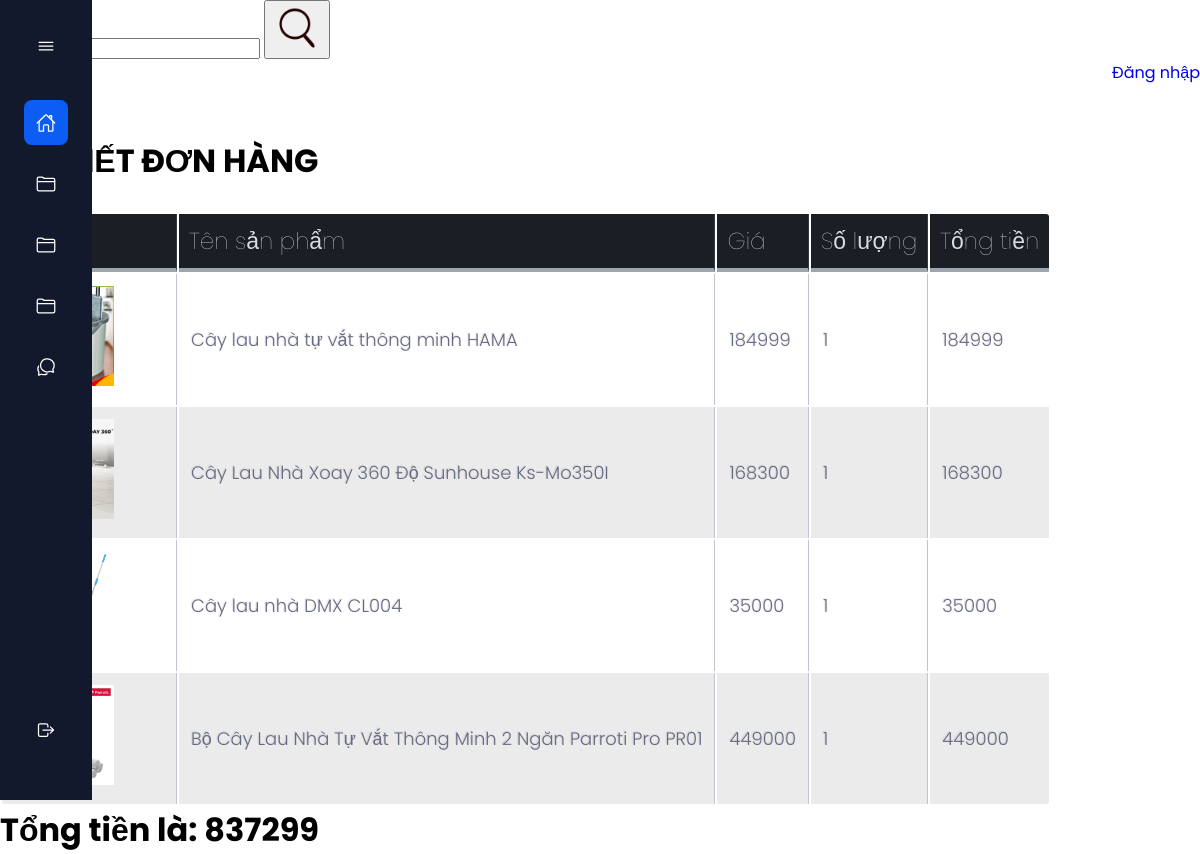
The page /admin/receipts/detail_receipt.php?id=32 (signed in) on the database its author committed.
### tables this page shows
CREATE TABLE `receipt_detail` (
  `receipt_id` int NOT NULL,
  `product_id` int NOT NULL,
  `quantity` tinyint NOT NULL
);

CREATE TABLE `products` (
  `id` int NOT NULL,
  `name` varchar(200) NOT NULL,
  `description` mediumtext NOT NULL,
  `price` int NOT NULL,
  `image` varchar(200) NOT NULL,
  `manufacturer_id` int NOT NULL
);

### admin/receipts/detail_receipt.php (the view, shortened to what this page needs)
<!DOCTYPE html>
<html>
<head>
	<link rel="stylesheet" href="../index3.css">
	<link rel="stylesheet" href="../style_validate1.css">
	<link rel="stylesheet" type="text/css" href="../style_table.css">
</head>
<?php
$id = $_GET['id'];
require '../connect_database.php';
$sql_command_select = "select * from receipt_detail join products on receipt_detail.product_id = products.id where receipt_detail.receipt_id = $id";
$query_sql_command_select = mysqli_query($connect_database, $sql_command_select);
$money_of_all = 0;
 ?>
<body>
<?php require '../menu.php'; ?>
<div class="top">
	<div class = "search">
		<form class = "form_search">
			<input type="search" name="search" value = "<?php echo $content_search ?>">
			<button>
				<img src="../style/style_image/icon_search.png" width="50px">
			</button>
		</form>
	</div>
	<div class = "login">
		<a class = "login" href="https://google.com">Đăng nhập</a>
	</div>
</div>
<div class = "bot">
	<div class = "header">
		<h1 class =  "header" >CHI TIẾT ĐƠN HÀNG</h1>
	</div>
	<br>
	<?php require '../validate.php' ?>
	<table class = "table">
		<tr>
			<th>Ảnh</th>
			<th>Tên sản phẩm</th>
			<th>Giá</th>
			<th>Số lượng</th>
			<th>Tổng tiền</th>
		</tr>
		<?php foreach ($query_sql_command_select as $array_receipts) : ?>
		<tr>
			<td>
			</td>
			<td><?php echo $array_receipts['name'] ?></td>
			<td><?php echo $array_receipts['price'] ?></td>
			<td><?php echo $array_receipts['quantity'] ?></td>
			<td><?php echo $array_receipts['quantity'] * $array_receipts['price'] ?></td>
		</tr>
		<?php $money_of_all += $array_receipts['quantity'] * $array_receipts['price'] ?>
		<?php endforeach ?>
	</table>
	<h1>
		Tổng tiền là: <?php echo $money_of_all ?>
	</h1>
</div>
</body>
</html>

### admin/index3.css (style rules this page uses)
body { padding: 0px; margin: 0px; }
.search { display: flex; justify-content: flex-start; }
.login { display: flex; justify-content: flex-end; }
.header { margin-top: 25px; background-color: white; padding: 1px; }

### admin/style_table.css (style rules this page uses)
th { color:#D5DDE5;; background:#1b1e24; border-bottom:4px solid #9ea7af; border-right: 1px solid #343a45; font-size:23px; font-weight: 100; padding:10px; text-align:left; text-shadow: 0 1px 1px rgba(0, 0, 0, 0.1); vertical-align:middle; }
th:first-child { border-top-left-radius:3px; }
th:last-child { border-top-right-radius:3px; border-right:none; }
tr { border-top: 1px solid #C1C3D1; border-bottom-: 1px solid #C1C3D1; color:#666B85; font-size:16px; font-weight:normal; text-shadow: 0 1px 1px rgba(256, 256, 256, 0.1); }
tr:first-child { border-top:none; }
tr:last-child { border-bottom:none; }
tr:nth-child(odd) td { background:#EBEBEB; }
tr:last-child td:first-child { border-bottom-left-radius:3px; }
tr:last-child td:last-child { border-bottom-right-radius:3px; }
td { background:#FFFFFF; padding:12px; text-align:left; vertical-align:middle; font-weight:300; font-size:18px; text-shadow: -1px -1px 1px rgba(0, 0, 0, 0.1); border-right: 1px solid #C1C3D1; }
td:last-child { border-right: 0px; }

### admin/style_menu.css (style rules this page uses)
:root { --nav-width: 92px; --first-color: #0C5DF4; --bg-color: #12192C; --sub-color: #B6CEFC; --white-color: #FFF; --body-font: 'Poppins', sans-serif; --normal-font-size: 1rem; --small-font-size: .875rem; --z-fixed: 100; }
*,::before,::after { box-sizing: border-box; }
body { position: relative; margin: 0; padding: 2rem 0 0 6.75rem; font-family: var(--body-font); font-size: var(--normal-font-size); transition: .5s; }
h1 { margin: 0; }
a { text-decoration: none; }

### admin/index1.css (style rules this page uses)
body { padding: 0px; margin: 0px; }
.search { display: flex; justify-content: flex-start; }
.login { display: flex; justify-content: flex-end; }
.header { margin-top: 25px; background-color: white; padding: 1px; }

### rows shown on the page
receipt_detail: product.name "Cây lau nhà tự vắt thông minh HAMA", product.price "184999", quantity "1", $array_receipts['quantity']*$array_receipts['price'] "184999"
receipt_detail: product.name "Cây Lau Nhà Xoay 360 Độ Sunhouse Ks-Mo350I", product.price "168300", quantity "1", $array_receipts['quantity']*$array_receipts['price'] "168300"
receipt_detail: product.name "Cây lau nhà DMX CL004", product.price "35000", quantity "1", $array_receipts['quantity']*$array_receipts['price'] "35000"
receipt_detail: product.name "Bộ Cây Lau Nhà Tự Vắt Thông Minh 2 Ngăn Parroti Pro PR01", product.price "449000", quantity "1", $array_receipts['quantity']*$array_receipts['price'] "449000"

### other values the page prints
$money_of_all "837299"
